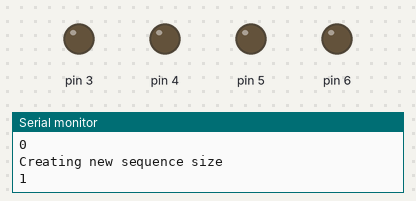
This program was run on a simulated Arduino Uno, built with avr-gcc and run on an emulated ATmega328P. Parts: output pins drawn as LEDs (lit = HIGH), the last lines printed to the serial monitor. Random numbers use the default seed unless the program sets one.

Above: at 0.1 s.
At 11.1 s:
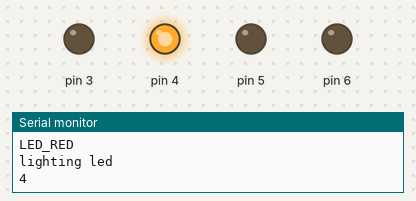
At 19.2 s:
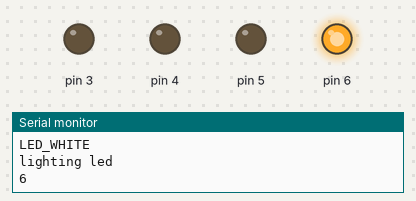
At 32.3 s:
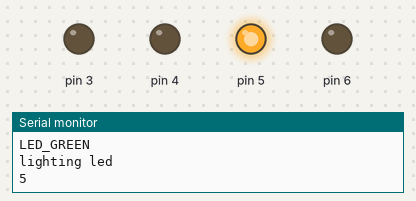
Timing chart, 0 to 34.2 s (numbered marks = the images above):
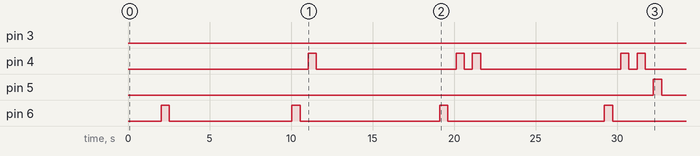

Measured:
- by itself, pin 4: repeats every 10.1 s: LOW 8.6 s, HIGH 0.50 s, LOW 0.50 s, HIGH 0.50 s
- by itself, pin 5: LOW → HIGH at 32.2 s, → LOW 0.50 s later
- by itself, pin 6: LOW → HIGH at 2.0 s, → LOW 0.50 s later, → HIGH 7.5 s later, → LOW 0.50 s later, … (8 changes in this stretch)

The program:

Main.cpp
```cpp
#include "Arduino.h"

#define LED_YELLOW 3
#define LED_RED 4
#define LED_GREEN 5
#define LED_WHITE 6
#define HALF_SECOND 500

#define BOTTON_YELLOW 10
#define BOTTON_RED  11
#define BOTTON_GREEN  12
#define BOTTON_WHITE  13

int ledsAndButtons[4][2]={{LED_YELLOW,BOTTON_YELLOW},
                          {LED_RED   ,BOTTON_RED   },
                          {LED_GREEN ,BOTTON_GREEN },
                          {LED_WHITE ,BOTTON_WHITE }};
int sizeSequence = 0;
int *sequenceLeds;
int *sequenceButtons;


int bottons[4] = {BOTTON_YELLOW,BOTTON_RED,BOTTON_GREEN,BOTTON_WHITE};

// int ledNow;
void readBottonSequence(){
  //TODO Implements
}
void translateLed(int led){
  Serial.println(led);
  switch(led){
    case 3:
      Serial.println("LED_YELLOW");
      break;
    case 4:
      Serial.println("LED_RED");
      break;
    case 5:
      Serial.println("LED_GREEN");
      break;
    case 6:
      Serial.println("LED_WHITE");
      break;
    default:
      Serial.println("Number unrecognized");
  }
}
void translateButton(int button){
  Serial.println(button);
  switch(button){
    case 10:
      Serial.println("BOTTON_YELLOW");
      break;
    case 11:
      Serial.println("BOTTON_RED");
      break;
    case 12:
      Serial.println("BOTTON_GREEN");
      break;
    case 13:
      Serial.println("BOTTON_WHITE");
      break;
    default:
      Serial.println("Number unrecognized");
  }
}

void blink(int led, int delayy){
  Serial.println("lighting led ");
  Serial.println(led );
  digitalWrite(led,HIGH);
  delay(delayy);
  digitalWrite(led,LOW);
  delay(delayy);
}
void turnOnAll(int leds[][2], int delayy){
  for(int i =0;i<4;i++){
    digitalWrite(leds[i][0],HIGH);
  }
  delay(delayy);
}
void turnOffAll(int leds[][2], int delayy){
  for(int i =0;i<4;i++){
    digitalWrite(leds[i][0],LOW);
  }
  delay(delayy);
}
void startExitPorts(int leds[4][2]){
  for(int i;i<4;i++){
//    Serial.println(leds[i][0]);
    pinMode(leds[i][0], OUTPUT);
  }
}
void startEntrancePorts(int botton[4][2]){
  for(int i = 0;i<4;i++){
//    Serial.println(botton[i][1]);
    pinMode(botton[i][1], INPUT_PULLUP);
  }
}

void startGeniusGame(){
//  Serial.println("Starting exit ports");
  startExitPorts(ledsAndButtons);
//  Serial.println("Starting Enter ports");
  startEntrancePorts(ledsAndButtons);
  sizeSequence =0;

}
void increaseSequence(int novoLedButton[][2], int *&seqLed, int *&seqButton, int* sizeSeq){
  int newSize = (*sizeSeq+1)*sizeof(int);
  void * newArrayLed = malloc ( newSize );
  void * newArrayButton = malloc ( newSize );
  Serial.println("Creating new sequence size");
  int sizeTemp = *sizeSeq+1;
  Serial.println(sizeTemp);
  Serial.println("\n");
  delay(1000);
  for(int i = 0 ; i<=sizeTemp-1;i++){
    ((int*)newArrayLed)[i] = 0;
    ((int*)newArrayButton)[i] = 0;
    if(i==sizeTemp-1){
        int lTemp = novoLedButton[0][0];
        int bTemp = novoLedButton[0][1];
        ((int*)newArrayLed)[i] = lTemp;
        ((int*)newArrayButton)[i] = bTemp;
        Serial.println("Added new led to the sequence");
        Serial.println(((int*)newArrayLed)[i]);
    }else{
        ((int*)newArrayButton)[i]=((int*)seqButton)[i];
        ((int*)newArrayLed)[i]=((int*)seqLed)[i];
        Serial.println("Added old led to the sequence");
        Serial.println(((int*)newArrayLed)[i]);
      }
  }
  if (seqButton!=0){
    free(seqButton);
    free(seqLed);
  }
  *sizeSeq = sizeTemp;
  seqLed = ((int*)newArrayLed);
  seqButton = ((int*)newArrayButton);
  delay(1000);
}
void blinkSequence(int seq[],int sizeSeq){
  for(int i=0; i<sizeSeq;i++){
    Serial.println("Blinking");
    translateLed(seq[i]);
    // delay(3000);
    blink(seq[i], HALF_SECOND);
  }
}
void showLedSequence(){
  for(int i =0; i<sizeSequence; i++){
    translateLed(sequenceLeds[i]);
  }
  delay(5000);
}
void missedSequence(){
  turnOnAll(ledsAndButtons, 5000);
  int seqTemp[0][2];
}
void setup(){
  Serial.begin(9600);
  startGeniusGame();
}
void loop(){
  Serial.println("\n\n\n\n\n\n\n\n\n\n\n\n\n");
  Serial.println("Starting loop");
  Serial.println("Size of sequence led");
  Serial.println(sizeSequence);
  int randomNumber = random(0,4);
  // Serial.println("Randomic Number");
  // Serial.println(randomNumber);
  // Serial.println("\n");
  int ledTemp = ledsAndButtons[randomNumber][0];
  int buttonTemp = ledsAndButtons[randomNumber][1];
  // int ledButtonTemp[1][2] ;= {{ledTemp,buttonTemp}};
  int ledButtonTemp[1][2] ;
  ledButtonTemp[0][0]=ledTemp;
  ledButtonTemp[0][1]=buttonTemp;
  // Serial.println("increasing sequence with led  ");
  // Serial.println(ledButtonTemp[0][0] );
  increaseSequence(ledButtonTemp, sequenceLeds, sequenceButtons, &sizeSequence);
  // delay(1000);
//   Serial.println("Blik the new sequence");
  blinkSequence(sequenceLeds, sizeSequence);
  showLedSequence();
//   // readBottonSequence();
  // ledButtonTemp[0][0]=1000000;
  // ledButtonTemp[0][1]=1000000;

}
```
